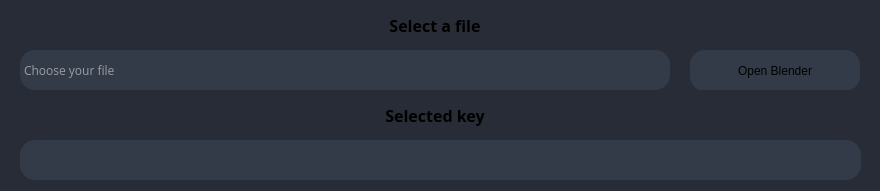
                   <widget class="QFrame" name="enc_title_frame">
                    <property name="geometry">
                     <rect>
                      <x>10</x>
                      <y>10</y>
                      <width>880</width>
                      <height>191</height>
                     </rect>
                    </property>
                    <property name="sizePolicy">
                     <sizepolicy hsizetype="Expanding" vsizetype="Fixed">
                      <horstretch>0</horstretch>
                      <verstretch>0</verstretch>
                     </sizepolicy>
                    </property>
                    <property name="styleSheet">
                     <string notr="true">background-color: rgb(39, 44, 54);
border-radius: 5px;</string>
                    </property>
                    <property name="frameShape">
                     <enum>QFrame::StyledPanel</enum>
                    </property>
                    <property name="frameShadow">
                     <enum>QFrame::Raised</enum>
                    </property>
                    <widget class="QLabel" name="enc_dsa_maintitle_label">
                     <property name="geometry">
                      <rect>
                       <x>0</x>
                       <y>0</y>
                       <width>870</width>
                       <height>50</height>
                      </rect>
                     </property>
                     <property name="sizePolicy">
                      <sizepolicy hsizetype="Expanding" vsizetype="Fixed">
                       <horstretch>0</horstretch>
                       <verstretch>0</verstretch>
                      </sizepolicy>
                     </property>
                     <property name="minimumSize">
                      <size>
                       <width>0</width>
                       <height>40</height>
                      </size>
                     </property>
                     <property name="font">
                      <font>
                       <family>Open Sans</family>
                       <pointsize>12</pointsize>
                       <weight>75</weight>
                       <bold>true</bold>
                      </font>
                     </property>
                     <property name="text">
                      <string>Select a file</string>
                     </property>
                     <property name="alignment">
                      <set>Qt::AlignCenter</set>
                     </property>
                    </widget>
                    <widget class="QLineEdit" name="enc_dsa_upload_line">
                     <property name="geometry">
                      <rect>
                       <x>20</x>
                       <y>50</y>
                       <width>650</width>
                       <height>40</height>
                      </rect>
                     </property>
                     <property name="sizePolicy">
                      <sizepolicy hsizetype="Expanding" vsizetype="Maximum">
                       <horstretch>0</horstretch>
                       <verstretch>0</verstretch>
                      </sizepolicy>
                     </property>
                     <property name="minimumSize">
                      <size>
                       <width>0</width>
                       <height>40</height>
                      </size>
                     </property>
                     <property name="font">
                      <font>
                       <family>Open Sans</family>
                      </font>
                     </property>
                     <property name="styleSheet">
                      <string notr="true">QLineEdit {
	border: 2px solid rgb(52, 59, 72);
	border-radius: 15px;	
	background-color: rgb(52, 59, 72);
color:white;
}
QLineEdit:hover {
	background-color: rgb(57, 65, 80);
	border: 2px solid rgb(61, 70, 86);
}
QLineEdit:pressed {	
	background-color: rgb(35, 40, 49);
	border: 2px solid rgb(43, 50, 61);
}</string>
                     </property>
                     <property name="placeholderText">
                      <string>Choose your file</string>
                     </property>
                    </widget>
                    <widget class="QPushButton" name="enc_dsa_upload_button">
                     <property name="geometry">
                      <rect>
                       <x>690</x>
                       <y>50</y>
                       <width>170</width>
                       <height>41</height>
                      </rect>
                     </property>
                     <property name="minimumSize">
                      <size>
                       <width>150</width>
                       <height>30</height>
                      </size>
                     </property>
                     <property name="font">
                      <font>
                       <family>Segoe UI</family>
                       <pointsize>9</pointsize>
                      </font>
                     </property>
                     <property name="styleSheet">
                      <string notr="true">QPushButton {
	border: 2px solid rgb(52, 59, 72);
border-radius: 15px;	
	background-color: rgb(52, 59, 72);
}
QPushButton:hover {
	background-color: rgb(57, 65, 80);
	border: 2px solid rgb(61, 70, 86);
}
QPushButton:pressed {	
	background-color: rgb(35, 40, 49);
	border: 2px solid rgb(43, 50, 61);
}</string>
                     </property>
                     <property name="text">
                      <string>Open Blender</string>
                     </property>
                     <property name="icon">
                      <iconset resource="files.qrc">
                       <normaloff>:/16x16/icons/16x16/cil-folder-open.png</normaloff>:/16x16/icons/16x16/cil-folder-open.png</iconset>
                     </property>
                    </widget>
                    <widget class="QLineEdit" name="enc_dsa_selected_key_line">
                     <property name="geometry">
                      <rect>
                       <x>20</x>
                       <y>140</y>
                       <width>841</width>
                       <height>40</height>
                      </rect>
                     </property>
                     <property name="sizePolicy">
                      <sizepolicy hsizetype="Expanding" vsizetype="Maximum">
                       <horstretch>0</horstretch>
                       <verstretch>0</verstretch>
                      </sizepolicy>
                     </property>
                     <property name="minimumSize">
                      <size>
                       <width>0</width>
                       <height>40</height>
                      </size>
                     </property>
                     <property name="font">
                      <font>
                       <family>Open Sans</family>
                      </font>
                     </property>
                     <property name="styleSheet">
                      <string notr="true">QLineEdit {
	border: 2px solid rgb(52, 59, 72);
	border-radius: 15px;	
	background-color: rgb(52, 59, 72);
color:white;
}
QLineEdit:hover {
	background-color: rgb(57, 65, 80);
	border: 2px solid rgb(61, 70, 86);
}
QLineEdit:pressed {	
	background-color: rgb(35, 40, 49);
	border: 2px solid rgb(43, 50, 61);
}</string>
                     </property>
                    </widget>
                    <widget class="QLabel" name="enc_dsa_maintitle_label_2">
                     <property name="geometry">
                      <rect>
                       <x>0</x>
                       <y>90</y>
                       <width>870</width>
                       <height>50</height>
                      </rect>
                     </property>
                     <property name="sizePolicy">
                      <sizepolicy hsizetype="Expanding" vsizetype="Fixed">
                       <horstretch>0</horstretch>
                       <verstretch>0</verstretch>
                      </sizepolicy>
                     </property>
                     <property name="minimumSize">
                      <size>
                       <width>0</width>
                       <height>40</height>
                      </size>
                     </property>
                     <property name="font">
                      <font>
                       <family>Open Sans</family>
                       <pointsize>12</pointsize>
                       <weight>75</weight>
                       <bold>true</bold>
                      </font>
                     </property>
                     <property name="text">
                      <string>Selected key</string>
                     </property>
                     <property name="alignment">
                      <set>Qt::AlignCenter</set>
                     </property>
                    </widget>
                   </widget>
